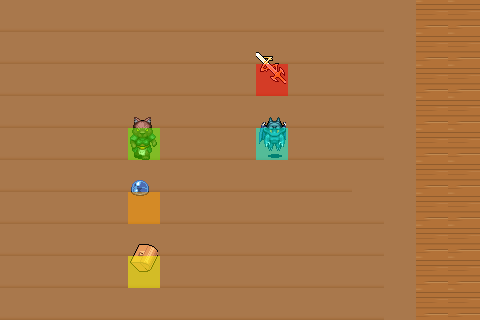

This is a level from a 2D game, rendered from its Tiled map with the project's own tilesets. A one-line summary and the map file follow, with tile-layer data summarised:
An orthogonal 15x10 tile map with 32x32 px tiles, 3 tile layers (Background, Items, MetaInfo), 3 tilesets and 1 object (SpawnPoint).

<map version="1.0" orientation="orthogonal" renderorder="right-down" width="15" height="10" tilewidth="32" tileheight="32" nextobjectid="4">
 <tileset firstgid="1" name="ortho-test1" tilewidth="32" tileheight="32" spacing="1" margin="1" tilecount="961" columns="31">
  <image source="ortho-test1.png" width="1024" height="1024" />
 </tileset>
 <tileset firstgid="962" name="Holygrail" tilewidth="30" tileheight="45" spacing="1" margin="1" tilecount="40" columns="8">
  <image source="Holygrail.png" width="256" height="256" />
 </tileset>
 <tileset firstgid="1002" name="metaset10way" tilewidth="32" tileheight="32" spacing="1" margin="1" tilecount="10" columns="5">
  <image source="metaset10way.png" width="166" height="67" />
  <tile id="0">
   <properties>
    <property name="Item" value="sword" />
   </properties>
  </tile>
  <tile id="1">
   <properties>
    <property name="Item" value="water" />
   </properties>
  </tile>
  <tile id="2">
   <properties>
    <property name="Item" value="bag" />
   </properties>
  </tile>
  <tile id="3">
   <properties>
    <property name="Item" value="wolf" />
   </properties>
  </tile>
  <tile id="4">
   <properties>
    <property name="Item" value="monster" />
   </properties>
  </tile>
 </tileset>
 <layer name="Background" width="15" height="10">
  <data>[150 cells, 150 non-empty, 4 distinct tile ids]</data>
 </layer>
 <objectgroup name="Objects">
  <object id="1" name="SpawnPoint" x="112" y="48" width="1" height="1" />
 </objectgroup>
 <layer name="Items" width="15" height="10">
  <data>[150 cells, 5 non-empty, 5 distinct tile ids]</data>
 </layer>
 <layer name="MetaInfo" width="15" height="10">
  <data>[150 cells, 5 non-empty, 5 distinct tile ids]</data>
 </layer>
</map>
